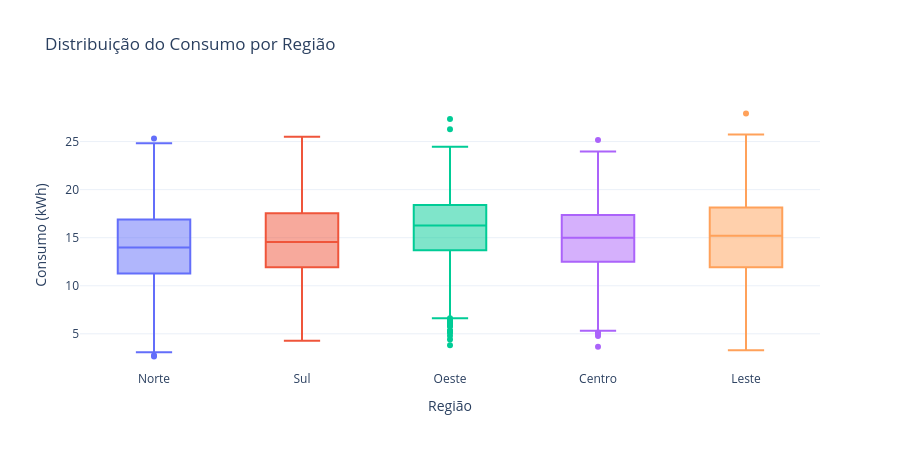

The cell this chart's notebook holds for it:
### Code cell
# Box plot interativo por região
fig = px.box(
    features, x='region', y='consumption_kwh', color='region',
    title='Distribuição do Consumo por Região',
    labels={'consumption_kwh': 'Consumo (kWh)', 'region': 'Região'}
)
fig.update_layout(height=450, template='plotly_white', showlegend=False)
fig.show()

### Figure 1 — Plotly figure (JSON) as saved in the notebook; plotly's stock layout.template omitted (floating-point values rounded to 4 significant figures; data arrays with more than 128 entries replaced by an {"elided": "..."} marker saying what was removed)
{"data": [{"alignmentgroup": "True", "hovertemplate": "Região=%{x}<br>Consumo (kWh)=%{y}<extra></extra>", "legendgroup": "Norte", "marker": {"color": "#636efa"}, "name": "Norte", "notched": false, "offsetgroup": "Norte", "orientation": "v", "showlegend": true, "type": "box", "x": {"elided": "5709 str values"}, "x0": " ", "xaxis": "x", "y": {"elided": "5709 float values"}, "y0": " ", "yaxis": "y"}, {"alignmentgroup": "True", "hovertemplate": "Região=%{x}<br>Consumo (kWh)=%{y}<extra></extra>", "legendgroup": "Sul", "marker": {"color": "#EF553B"}, "name": "Sul", "notched": false, "offsetgroup": "Sul", "orientation": "v", "showlegend": true, "type": "box", "x": {"elided": "2595 str values"}, "x0": " ", "xaxis": "x", "y": {"elided": "2595 float values"}, "y0": " ", "yaxis": "y"}, {"alignmentgroup": "True", "hovertemplate": "Região=%{x}<br>Consumo (kWh)=%{y}<extra></extra>", "legendgroup": "Oeste", "marker": {"color": "#00cc96"}, "name": "Oeste", "notched": false, "offsetgroup": "Oeste", "orientation": "v", "showlegend": true, "type": "box", "x": {"elided": "2941 str values"}, "x0": " ", "xaxis": "x", "y": {"elided": "2941 float values"}, "y0": " ", "yaxis": "y"}, {"alignmentgroup": "True", "hovertemplate": "Região=%{x}<br>Consumo (kWh)=%{y}<extra></extra>", "legendgroup": "Centro", "marker": {"color": "#ab63fa"}, "name": "Centro", "notched": false, "offsetgroup": "Centro", "orientation": "v", "showlegend": true, "type": "box", "x": {"elided": "2768 str values"}, "x0": " ", "xaxis": "x", "y": {"elided": "2768 float values"}, "y0": " ", "yaxis": "y"}, {"alignmentgroup": "True", "hovertemplate": "Região=%{x}<br>Consumo (kWh)=%{y}<extra></extra>", "legendgroup": "Leste", "marker": {"color": "#FFA15A"}, "name": "Leste", "notched": false, "offsetgroup": "Leste", "orientation": "v", "showlegend": true, "type": "box", "x": {"elided": "3287 str values"}, "x0": " ", "xaxis": "x", "y": {"elided": "3287 float values"}, "y0": " ", "yaxis": "y"}], "layout": {"boxmode": "overlay", "height": 450, "legend": {"title": {"text": "Região"}, "tracegroupgap": 0}, "showlegend": false, "title": {"text": "Distribuição do Consumo por Região"}, "xaxis": {"anchor": "y", "categoryarray": ["Norte", "Sul", "Oeste", "Centro", "Leste"], "categoryorder": "array", "domain": [0.0, 1.0], "title": {"text": "Região"}}, "yaxis": {"anchor": "x", "domain": [0.0, 1.0], "title": {"text": "Consumo (kWh)"}}}}
